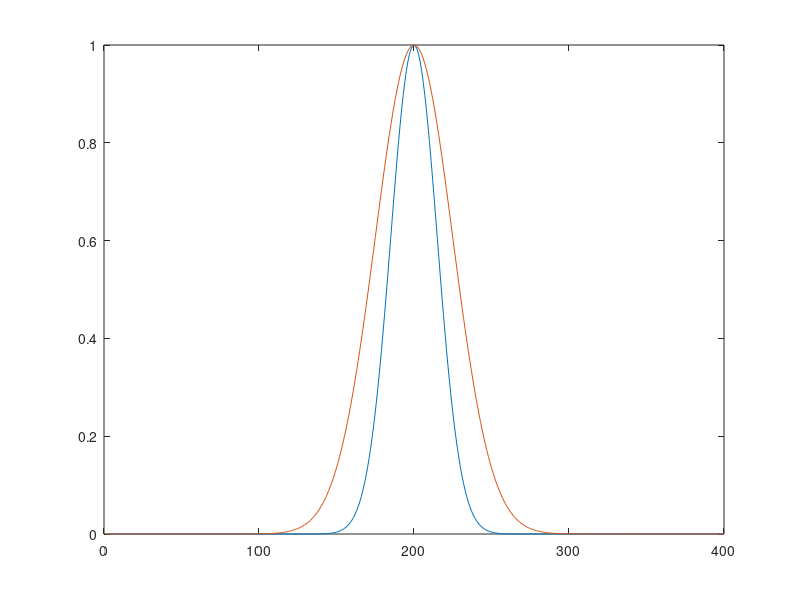

MATLAB code to generate this figure:
% mutation 1D plotter

clear

% global r_ h_ sigma_ de_ f_ k_ c mu_ ;
global b beta_;

tfilename = 't.txt';
Pfilename = 'P.txt';
Nfilename = 'N.txt';
Efilename = 'E.txt';
Mfilename = 'M.txt';

days = 20;       % total days run

% dimensions of 1D shape space
Pdim1 = 400;
Ldim1 = 400;
x0 = 200;

b = 15;
beta_ = 25;

% % gammas & lambdas
gammas1D = zeros(Pdim1,Ldim1);
lambdas1D = zeros(Pdim1,1);
p_ = (1-exp(-1*((Pdim1)^2)/(8*beta_^2)))^(-1);
for i=1:Pdim1;
    lambdas1D(i) = 1 - p_*(1-exp(-1*((i-x0)^2)/(2*beta_^2)));
    for j=1:Ldim1;
        gammas1D(i,j) = exp(-1*((i-j)^2)/(2*b^2));
    end
end

figure
plot((1:Pdim1),gammas1D(:,x0),(1:Pdim1),lambdas1D)

% % data and time vector
% tplot = csvread(tfilename);
% Pplot = csvread(Pfilename);
% Nplot = csvread(Nfilename);
% Eplot = csvread(Efilename);
% Mplot = csvread(Mfilename);
% 
% n_ts = size(tplot);
% 
% 
% % plot of total pathogen v. total lymphocyte population
%     Ptot = sum(Pplot,2);
%     Ntot = sum(Nplot,2);
%     Etot = sum(Eplot,2);
%     Mtot = sum(Mplot,2);
%     figure
%     semilogy(tplot,Ptot,tplot,Ntot+Mtot+Etot)
%     axis([0 days 1 10^9])
%     
% % plot of initial and final P-distributions    
%     figure
%     plot((1:Pdim1),Pplot(1,:))
%     axis([0 Pdim1 0 12])
%     
%     figure
%     plot((1:Pdim1),Pplot(end,:))
%     
%     figure 
%     plot((1:Pdim1),Nplot(end,:))
% 
%     figure 
%     plot((1:Pdim1),Eplot(end,:))
% 
%     figure 
%     plot((1:Pdim1),Mplot(end,:))
%     
% % contour plots of PNEM populations over time
% % NOTE these plots ARE ABSOLUTELY properly time-normalised
%     
%     Yaxis = tplot;
%     Xaxis = (1:1:Pdim1);
%     figure
%     v = [1 10 50 100 200 300 500:500:10000];
%     contour(Xaxis,Yaxis,Pplot,v)
%     axis([0 400 0 10])
%     v = [ mu_ 1 ];
%     figure
%     contour(Xaxis,Yaxis,Pplot,v)

%     Xaxis = (1:1:Ldim1);
%     figure
%     v = [0:0.5:3];
%     contour(Xaxis,Yaxis,Nplot,v)
%     
%     figure
%     v = [1 10 50 100 200 300 500:500:10000];
%     contour(Xaxis,Yaxis,Eplot,v)
% 
%     figure
%     v = [1 10 50 100 200 300 500:500:10000];
%     contour(Xaxis,Yaxis,Mplot,v)
